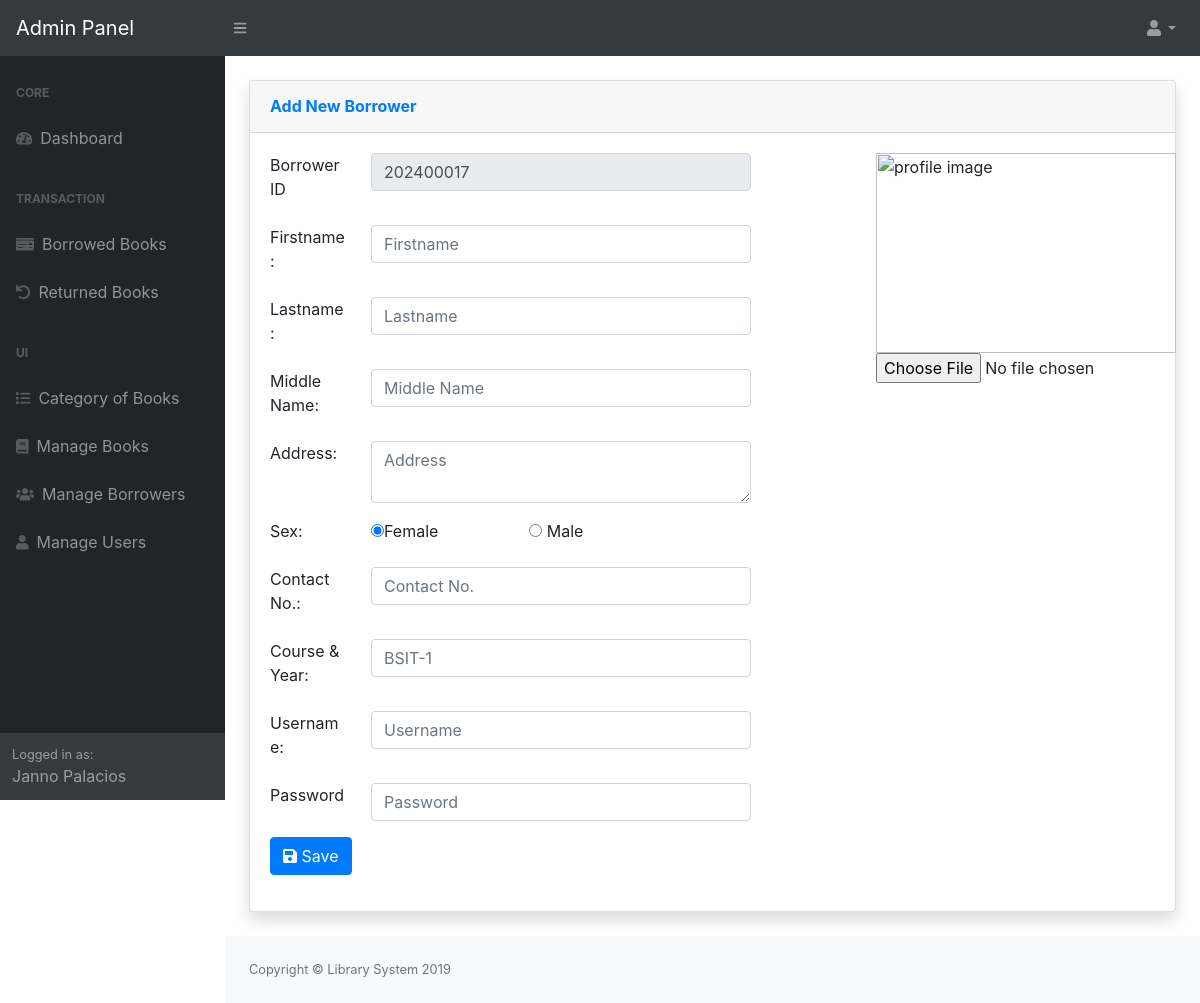
The page /admin/borrower/index.php?view=add (signed in) on the database as committed earlier.
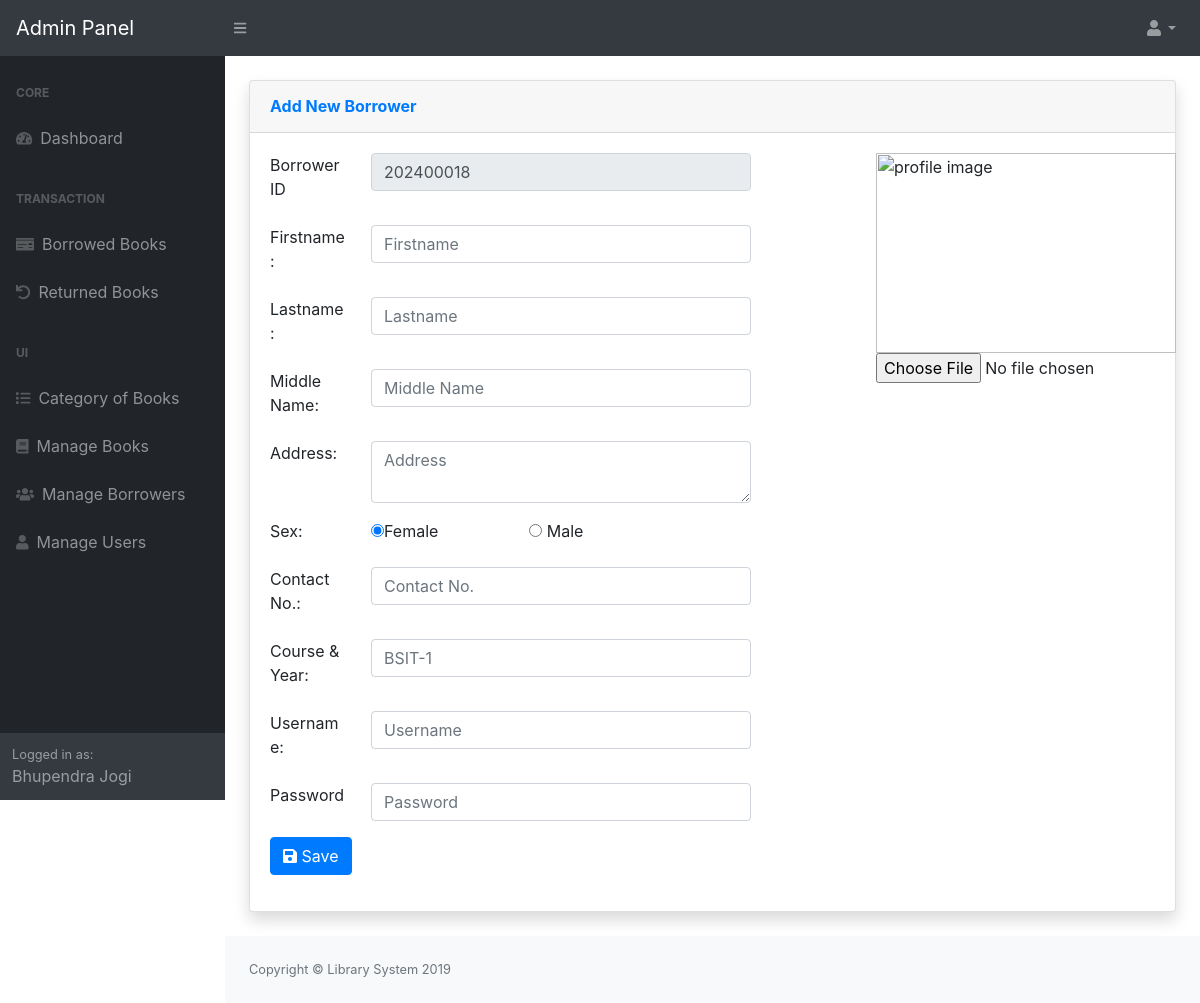
The same page on the database as committed later.
### tables this page shows
CREATE TABLE `tblusers` (
  `USERID` int(11) NOT NULL,
  `NAME` varchar(124) NOT NULL,
  `UEMAIL` varchar(125) NOT NULL,
  `PASS` varchar(125) NOT NULL,
  `TYPE` varchar(125) NOT NULL,
  `Status` varchar(11) NOT NULL,
  `PicLoc` text NOT NULL,
  `fine` varchar(20) DEFAULT NULL
);

### admin/borrower/index.php (called while the page is built, shortened)
<?php
require_once ("../themes/templates.php");
?>

### include/database.php (called while the page is built, shortened)
<?php
class Database {
	var $sql_string = '';
	private $conn;
	public function open_connection() {
		$this->conn = mysqli_connect(server, user, pass);
		if (!$this->conn) {
			throw new Exception("Failed to connect to the database server: " . mysqli_connect_error());
		} else {
			$db_select = mysqli_select_db($this->conn, database_name);
		}
	}
	function setQuery($sql='') {
		$this->sql_string=$sql;
	}
	function executeQuery() {
		$result = mysqli_query($this->conn,$this->sql_string);
		return $result;
	}
	private function confirm_query($result) {
		return $result;
	}
	function loadSingleResult() {
		$cur = $this->executeQuery();
		while ($row = mysqli_fetch_object($cur)) {
		return $data = $row;
		}
	}
}
$mydb = new Database();
?>

### include/accounts.php (called while the page is built, shortened)
<?php
require_once(LIB_PATH.DS.'database.php');
class User {
	protected static  $tblname = "tblusers";
	function single_user($id=""){
			global $mydb;
			$mydb->setQuery("SELECT * FROM ".self::$tblname."
				Where USERID= '{$id}' LIMIT 1");
			$cur = $mydb->loadSingleResult();
			return $cur;
	}
}
?>

### include/autonumbers.php (called while the page is built, shortened)
<?php
require_once(LIB_PATH.DS.'database.php');
class Autonumber {
	protected static  $tblname = "tblautonumbers";
    function set_autonumber($Autokey){
			global $mydb;
			$mydb->setQuery("SELECT concat(`AUTOSTART`, `AUTOEND`) AS 'AUTO' FROM ".self::$tblname."
				Where AUTOKEY= '{$Autokey}' LIMIT 1");
			$cur = $mydb->loadSingleResult();
			return $cur;
	}
}
?>

### admin/themes/templates.php (the view, shortened to what the changed rows need)
<?php
 $user = New User();
  $singleuser = $user->single_user($_SESSION['USERID']);
?>
<!DOCTYPE html>
<html lang="en">
    <head>
        <link href="<?php echo web_root;?>admin/dist/css/styles.css" rel="stylesheet" />
          <link href="<?php echo web_root;?>admin/dist/css/datepicker.css" rel="stylesheet" />
        <link href="<?php echo web_root;?>admin/dist/css/dataTables.bootstrap4.min.css" rel="stylesheet" />
        <link href="<?php echo web_root;?>admin/dist/fonts/font-awesome.min.css" rel="stylesheet" />
        <link href="https://cdn.jsdelivr.net/npm/select2@4.0.13/dist/css/select2.min.css" rel="stylesheet" />
    </head>
    <body class="sb-nav-fixed">
        <div id="layoutSidenav">
            <div id="layoutSidenav_nav">
                <nav class="sb-sidenav accordion sb-sidenav-dark" id="sidenavAccordion">
                    <div class="sb-sidenav-menu">
                        <div class="nav">
                        </div>
                    </div>
                    <div class="sb-sidenav-footer">
                        <div class="small">Logged in as:</div>
                       <?php echo $singleuser->NAME;  ?>
                    </div>
                </nav>
            </div>
            <div id="layoutSidenav_content">
                <main>
                    <div class="container-fluid">
                         <br/>
                       <?php
                        require_once $content;
                        ?>
                    </div>
                </main>
            </div>
        </div>
    </body>
</html>

### admin/borrower/add.php (shortened to what the changed rows need)
<?php
  $autonumber = New Autonumber();
  $auto = $autonumber->set_autonumber("BorrowerID");
 ?>
 <div class="card shadow mb-4">
  <div class="card-body">
        <form class="form-horizontal span6  wow fadeInDown" action="controller.php?action=add" method="POST" enctype="multipart/form-data">
          <div class="row">
            <div class="col-md-8">
              <div class="form-group">
            <div class="row">
              <div class="col-md-8">
                  <input class="form-control input-sm" id="BorrowerId" name="BorrowerId" placeholder=
                    "Employee No" type="text" value="<?php echo DATE('Y').$auto->AUTO; ?>" readonly>
           </div>
            </div>
          </div>
            </div>
          </div>
        </form>
    </div>
</div>

Rows that differ between the two databases and show on the page:
changed tblusers: NAME "Janno Palacios" → "Bhupendra Jogi"
Other text that changed with them:
form field BorrowerId: "202400017" → "202400018"
